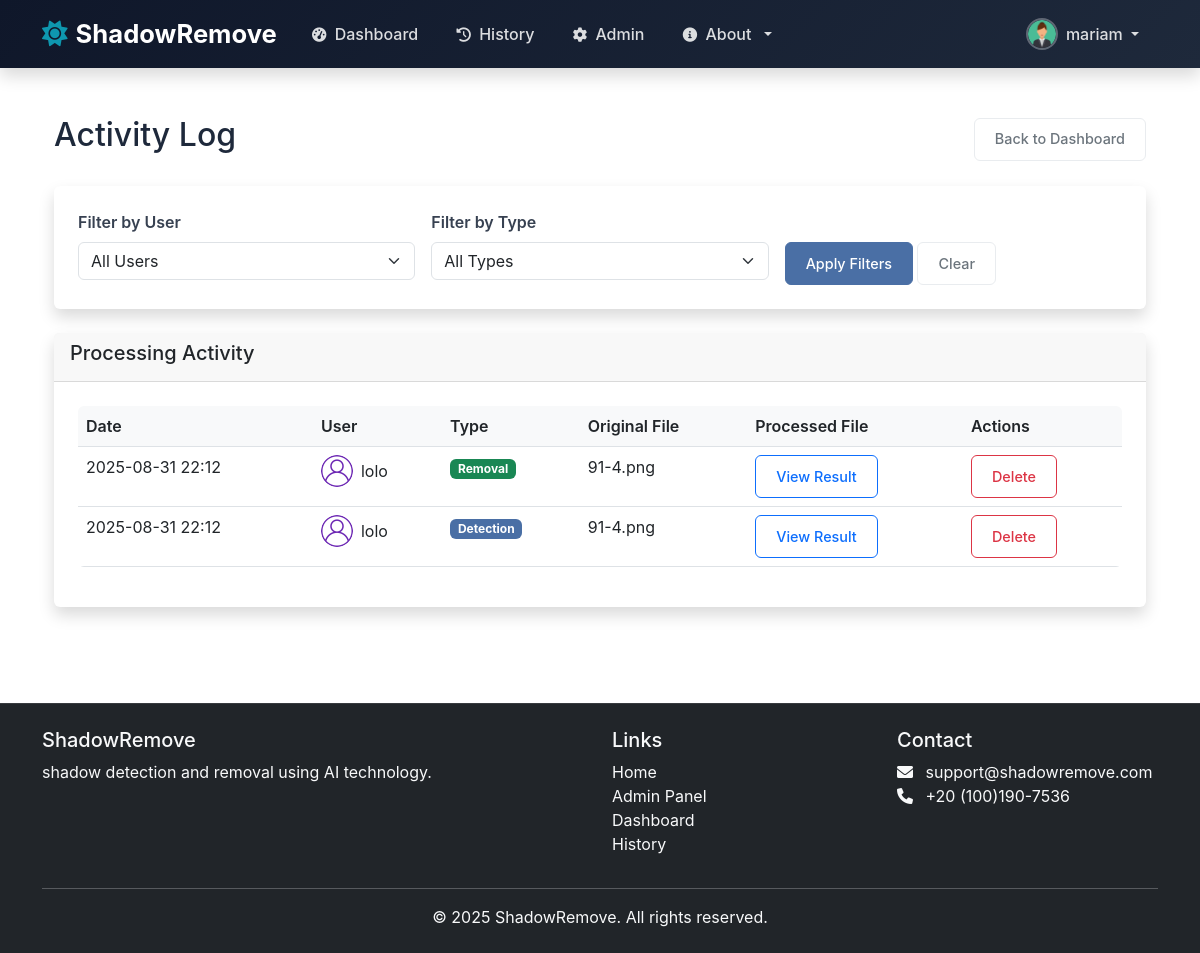
Screenshot of /admin/activity (signed in) with the database file from the repository.
### models.py (models this page shows, shortened)
class User(UserMixin, db.Model):
    id = db.Column(db.Integer, primary_key=True)
    username = db.Column(db.String(80), unique=True, nullable=False)
    email = db.Column(db.String(120), unique=True, nullable=False)
    password_hash = db.Column(db.String(128))
    first_name = db.Column(db.String(80), nullable=True)
    last_name = db.Column(db.String(80), nullable=True)
    bio = db.Column(db.Text, nullable=True)
    avatar = db.Column(db.String(120), default='default-avatar.png')
    created_at = db.Column(db.DateTime, default=datetime.utcnow)
    updated_at = db.Column(db.DateTime, default=datetime.utcnow, onupdate=datetime.utcnow)
    is_admin = db.Column(db.Boolean, default=False)
    is_active = db.Column(db.Boolean, default=True)

class ProcessedImage(db.Model):
    id = db.Column(db.Integer, primary_key=True)
    user_id = db.Column(db.Integer, db.ForeignKey('user.id'), nullable=False)
    original_filename = db.Column(db.String(255), nullable=False)
    processed_filename = db.Column(db.String(255), nullable=False)
    process_type = db.Column(db.String(50), nullable=False)  # 'detection' or 'removal'
    created_at = db.Column(db.DateTime, default=datetime.utcnow)
    user = db.relationship('User', backref=db.backref('processed_images', lazy=True))

### admin_route.py (the view, shortened to what this page needs)
@admin_required
def admin_activity():
    page = request.args.get('page', 1, type=int)
    per_page = 20
    user_id = request.args.get('user_id', type=int)
    process_type = request.args.get('process_type')
    date_filter = request.args.get('date_filter')
    query = ProcessedImage.query
    if user_id:
        query = query.filter_by(user_id=user_id)
    if process_type and process_type != 'all':
        query = query.filter_by(process_type=process_type)
    processed_images = query.order_by(ProcessedImage.created_at.desc()).paginate(
        page=page, per_page=per_page, error_out=False
    )
    users = User.query.all()
    return render_template('admin/activity.html',
                         processed_images=processed_images,
                         users=users,
                         user_id=user_id,
                         process_type=process_type,
                         date_filter=date_filter)

### admin_route.py (called while the page is built)
def admin_required(f):
    @wraps(f)
    def decorated_function(*args, **kwargs):
        if not current_user.is_authenticated or not current_user.is_admin:
            abort(403)
        return f(*args, **kwargs)
    return decorated_function

### app.py (called while the page is built)
@login_manager.user_loader
def load_user(user_id):
    return User.query.get(int(user_id))

### templates/admin/activity.html (shortened to what this page needs)
{% extends "base.html" %}
{% block content %}
<div class="container-fluid py-4">
    <div class="d-flex justify-content-between align-items-center mb-4">
        <h1 class="h2">Activity Log</h1>
        <a href="{{ url_for('admin_dashboard') }}" class="btn btn-outline-secondary">Back to Dashboard</a>
    </div>
    <div class="card mb-4">
        <div class="card-body">
            <form method="GET" class="row g-3">
                <div class="col-md-4">
                    <label for="user_id" class="form-label">Filter by User</label>
                    <select class="form-select" id="user_id" name="user_id">
                        <option value="">All Users</option>
                    </select>
                </div>
                <div class="col-md-4">
                    <label for="process_type" class="form-label">Filter by Type</label>
                    <select class="form-select" id="process_type" name="process_type">
                        <option value="all">All Types</option>
                    </select>
                </div>
                <div class="col-md-4">
                    <label class="form-label">&nbsp;</label>
                    <div>
                        <button type="submit" class="btn btn-primary">Apply Filters</button>
                        <a href="{{ url_for('admin_activity') }}" class="btn btn-outline-secondary">Clear</a>
                    </div>
                </div>
            </form>
        </div>
    </div>
    <div class="card">
        <div class="card-header">
            <h5 class="card-title">Processing Activity</h5>
        </div>
        <div class="card-body">
            <div class="table-responsive">
                <table class="table table-hover">
                    <thead>
                        <tr>
                            <th>Date</th>
                            <th>User</th>
                            <th>Type</th>
                            <th>Original File</th>
                            <th>Processed File</th>
                            <th>Actions</th>
                        </tr>
                    </thead>
                    <tbody>
                        {% for image in processed_images.items %}
                        <tr>
                            <td>{{ image.created_at.strftime('%Y-%m-%d %H:%M') }}</td>
                            <td>
                                <div class="d-flex align-items-center">
                                    {% if image.user.avatar and image.user.avatar != 'default-avatar.png' %}
                                        <img src="{{ url_for('static', filename='uploads/avatars/' + image.user.avatar) }}"
                                             class="rounded-circle me-2" width="32" height="32" alt="{{ image.user.username }}">
                                    {% else %}
                                        <img src="{{ url_for('static', filename='images/default-avatar.png') }}"
                                             class="rounded-circle me-2" width="32" height="32" alt="Default Avatar">
                                    {% endif %}
                                    {{ image.user.username }}
                                </div>
                            </td>
                            <td>
                                <span class="badge bg-{{ 'primary' if image.process_type == 'detection' else 'success' }}">
                                    {{ image.process_type | title }}
                                </span>
                            </td>
                            <td>{{ image.original_filename }}</td>
                            <td>
                                <a href="{{ url_for('admin_view_image', image_id=image.id) }}" target="_blank" class="btn btn-sm btn-outline-primary">
                                    View Result
                                </a>
                            </td>
                            <td>
                                <form action="{{ url_for('admin_delete_image', image_id=image.id) }}" method="POST" class="d-inline">
                                    <button type="submit" class="btn btn-sm btn-outline-danger delete-btn">
                                        Delete
                                    </button>
                                </form>
                            </td>
                        </tr>
                        {% endfor %}
                    </tbody>
                </table>
            </div>
        </div>
    </div>
</div>
{% endblock %}

### templates/base.html (shortened to what this page needs)
<!DOCTYPE html>
<html lang="en">
<head>
    <link href="https://cdn.jsdelivr.net/npm/bootstrap@5.3.0/dist/css/bootstrap.min.css" rel="stylesheet">
    <link href="https://cdnjs.cloudflare.com/ajax/libs/font-awesome/6.0.0/css/all.min.css" rel="stylesheet">
    <link href="{{ url_for('static', filename='css/profile.css') }}" rel="stylesheet">
    <link rel="stylesheet" href="{{ url_for('static', filename='css/style.css') }}">
    <link rel="stylesheet" href="{{ url_for('static', filename='css/authentication.css') }}">
</head>
<body>
    <nav class="navbar navbar-expand-lg navbar-dark bg-dark fixed-top shadow">
        <div class="container">
            <a class="navbar-brand d-flex align-items-center" href="{{ url_for('index') }}">
                <i class="fas fa-sun me-2"></i>
                <span class="fw-bold">ShadowRemove</span>
            </a>
            <div class="collapse navbar-collapse" id="navbarNav">
                <ul class="navbar-nav me-auto">
                    <li class="nav-item">
                        <a class="nav-link" href="{{ url_for('dashboard') }}">
                            <i class="fas fa-tachometer-alt me-1"></i> Dashboard
                        </a>
                    </li>
                    <li class="nav-item">
                        <a class="nav-link" href="{{ url_for('history') }}">
                            <i class="fas fa-history me-1"></i> History
                        </a>
                    </li>
                    {% if current_user.is_authenticated and current_user.is_admin %}
                    <li class="nav-item">
                        <a class="nav-link" href="{{ url_for('admin_dashboard') }}">
                            <i class="fas fa-cog me-1"></i> Admin
                        </a>
                    </li>
                    {% endif %}
                    <li class="nav-item dropdown">
                        <a class="nav-link dropdown-toggle" href="#" id="navbarDropdown" role="button" data-bs-toggle="dropdown">
                            <i class="fas fa-info-circle me-1"></i> About
                        </a>
                    </li>
                </ul>
                <ul class="navbar-nav ms-auto">
                    {% if current_user.is_authenticated %}
                    <li class="nav-item dropdown">
                        <a class="nav-link dropdown-toggle d-flex align-items-center" href="#" id="userDropdown" role="button" data-bs-toggle="dropdown">
                            {% if current_user.avatar and current_user.avatar != 'default-avatar.png' %}
                                <img src="{{ url_for('static', filename='uploads/avatars/' + current_user.avatar) }}" class="profile-picture me-2" alt="Profile Picture">
                            {% else %}
                                <img src="{{ url_for('static', filename='images/default-avatar.png') }}" class="profile-picture me-2" alt="Default Profile">
                            {% endif %}
                            <span>{{ current_user.username }}</span>
                        </a>
                    </li>
                    {% endif %}
                </ul>
            </div>
        </div>
    </nav>
    <div class="container mt-5 pt-4">
        {% block content %}{% endblock %}
    </div>
    <footer class="bg-dark text-light py-4 mt-5">
        <div class="container">
            <div class="row">
                <div class="col-md-6">
                    <h5>ShadowRemove</h5>
                    <p>shadow detection and removal using AI technology.</p>
                </div>
                <div class="col-md-3">
                    <h5>Links</h5>
                    <ul class="list-unstyled">
                        <li><a href="{{ url_for('index') }}" class="text-light">Home</a></li>
                        {% if current_user.is_authenticated and current_user.is_admin %}
                            <li><a class="dropdown-item" href="{{ url_for('admin_dashboard') }}">Admin Panel</a></li>
                        {% endif %}
                        <li><a href="{{ url_for('dashboard') }}" class="text-light">Dashboard</a></li>
                        <li><a href="{{ url_for('history') }}" class="text-light">History</a></li>
                    </ul>
                </div>
                <div class="col-md-3">
                    <h5>Contact</h5>
                    <ul class="list-unstyled">
                        <li><i class="fas fa-envelope me-2"></i> support@shadowremove.com</li>
                        <li><i class="fas fa-phone me-2"></i> +20 (100)190-7536</li>
                    </ul>
                </div>
            </div>
            <hr class="bg-light">
            <div class="text-center">
                <p class="mb-0">&copy; 2025 ShadowRemove. All rights reserved.</p>
            </div>
        </div>
    </footer>
</body>
</html>

### static/css/profile.css (style rules this page uses)
:root { --primary-color: #2c3e50; --secondary-color: #34495e; --accent-color: #3498db; --light-color: #f8f9fa; --dark-color: #2c3e50; --success-color: #27ae60; --warning-color: #f39c12; --danger-color: #e74c3c; --border-color: #e9ecef; --text-muted: #6c757d; --border-radius: 6px; --box-shadow: 0 2px 10px rgba(0, 0, 0, 0.05); --transition: all 0.2s ease; }
.card { border: 1px solid var(--border-color); border-radius: var(--border-radius); box-shadow: var(--box-shadow); margin-bottom: 1.5rem; }
.card-body { padding: 1.5rem; }
.btn { border-radius: var(--border-radius); padding: 0.6rem 1.25rem; font-weight: 600; transition: var(--transition); font-size: 0.9rem; }
.btn-primary { background-color: var(--primary-color); border-color: var(--primary-color); }
.btn-outline-secondary { border: 1px solid var(--border-color); color: var(--text-muted); }

### static/css/style.css (style rules this page uses)
.navbar-brand { font-size: 1.5rem; }
.navbar-nav .nav-link { font-weight: 500; transition: color 0.3s ease; }
body { padding-top: 20px; min-height: 100vh; display: flex; flex-direction: column; }
.container.mt-5.pt-4 { flex: 1; }
footer { margin-top: auto; }
footer a { text-decoration: none; transition: color 0.3s ease; }
.card { border: none; box-shadow: 0 0.5rem 1rem rgba(0, 0, 0, 0.15); transition: transform 0.3s ease, box-shadow 0.3s ease; }
.card-header { border-bottom: 1px solid rgba(0, 0, 0, 0.125); }
.btn { border-radius: 0.375rem; font-weight: 500; transition: all 0.3s ease; }
.table { border-radius: 0.375rem; overflow: hidden; }
.table th { border-top: none; font-weight: 600; background-color: #f8f9fa; }
.badge { font-size: 0.75rem; padding: 0.35em 0.65em; }
:root { --primary-color: #4a6fa5; --secondary-color: #166088; --accent-color: #4cb1a7; --light-color: #f8f9fa; --dark-color: #343a40; --success-color: #28a745; --danger-color: #dc3545; }
.bg-primary { background-color: var(--primary-color) !important; }
.btn-primary { background-color: var(--primary-color); border-color: var(--primary-color); }
:root { --primary: #1a2d7a; --secondary: #1f113a; --dark: #1d2a3a; --light: #f8f9fa; --gray: #6c757d; }
body { font-family: 'Inter', sans-serif; color: var(--dark); overflow-x: hidden; }

### static/css/authentication.css (style rules this page uses)
.form-label { font-weight: 600; color: #374151; margin-bottom: 0.5rem; }

### templates/base.html (style rules this page uses)
:root { --primary: #0c255c; --primary-dark: #0c1f53; --secondary: #361969; --accent: #0e97af; --dark: #1e293b; --light: #f8fafc; --gray: #78889e; --gray-light: #dfe3e9; --white: #ffffff; --navbar-dark: #0f172a; }
body { font-family: 'Inter', sans-serif; color: var(--dark); background-color: var(--white); overflow-x: hidden; }
.navbar { background: linear-gradient(135deg, var(--navbar-dark) 0%, var(--dark) 100%) !important; box-shadow: 0 4px 18px rgba(0, 0, 0, 0.15); padding: 0.6rem 0; transition: all 0.3s ease; }
.navbar-brand { font-size: 1.6rem; font-weight: 700; color: var(--white) !important; }
.navbar-brand i { color: var(--accent); transition: all 0.3s ease; }
.navbar-nav .nav-link { font-weight: 500; transition: all 0.3s ease; color: rgba(255, 255, 255, 0.85) !important; padding: 0.5rem 1rem !important; margin: 0 0.2rem; border-radius: 6px; }
.navbar-nav .nav-link i { margin-right: 0.4rem; font-size: 0.9rem; }
.profile-picture { width: 32px; height: 32px; border-radius: 50%; object-fit: cover; border: 2px solid rgba(255, 255, 255, 0.3); transition: all 0.3s ease; }
.dropdown-toggle::after { margin-left: 0.5rem; }
footer { background: linear-gradient(135deg, var(--navbar-dark) 0%, var(--dark极) 100%) !important; border-top: 1px solid rgba(255, 255, 255, 0.1); }
footer a { text-decoration: none; transition: color 0.3s ease; }

### rows the page displays
User: avatar (picture), username "mariam"
ProcessedImage: created_at "2025-08-31 22:12", user.username "lolo", process_type "Removal", original_filename "91-4.png"
ProcessedImage: created_at "2025-08-31 22:12", user.username "lolo", process_type "Detection", original_filename "91-4.png"
